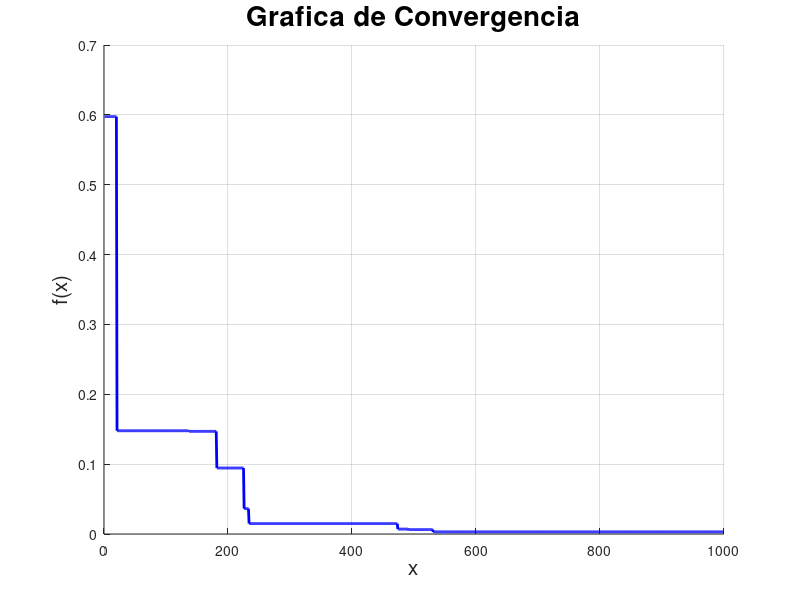
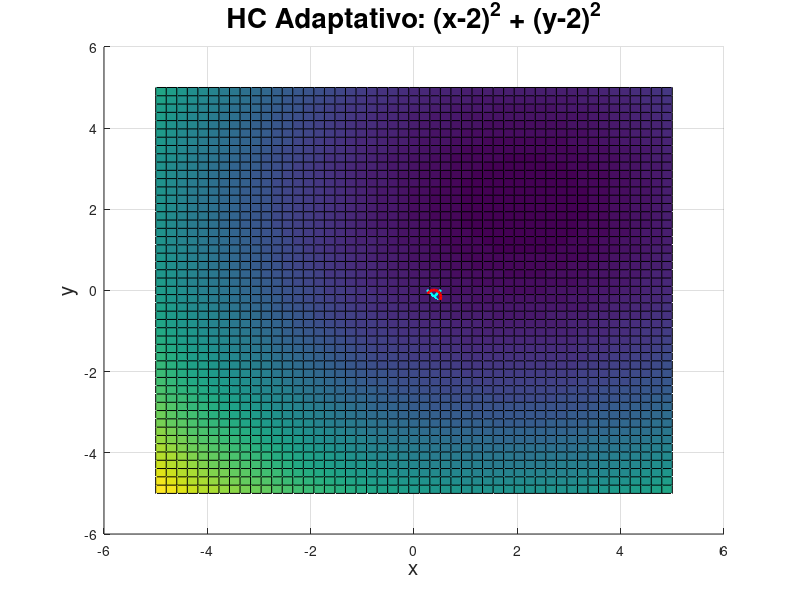
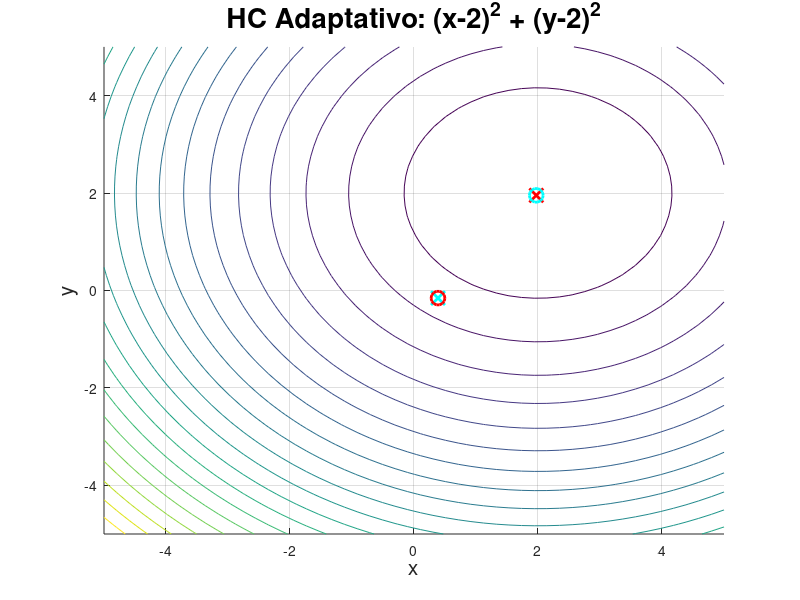

Recreate these plots in MATLAB, in order.
% Ian Munoz Nunez

close all
clear
clc

f = @(x, y) (x - 2).^2 + (y - 2).^2;
xl = [-5 -5]';
xu = [5 5]';

xLim = linspace(-5, 5, 50);
yLim = linspace(-5, 5, 50);

[X, Y] = meshgrid(xLim, yLim);
Z = f(X, Y);

%%%%%%%%%%%%%%%%%%%%%%%%%%%%%%%%%%%%%%%%%%%%%%%%%%%%%%%%%%%%%%%%%%%%%%

G = 1000;
D = 2;
conver = zeros(1, G);

pm = 0.7;
x = xl + (xu - xl) .* rand([D 1]);

for i=1:G
  fx = f(x(1), x(2));
  y = x;

  for j=1:D
    r = rand();
    if r < pm
      y(j) = xl(j) + (xu(j) - xl(j)) * r;
    end
  end

  fy = f(y(1), y(2));
  if fy < fx
    x = y;
  end

  conver(i) = f(x(1), x(2));
end

%%%%%%%%%%%%%%%%%%%%%%%%%%%%%%%%%%%%%%%%%%%%%%%%%%%%%%%%%%%%%%%%%%%%%%

disp('y=')
disp(y)
disp([ 'fy= ' num2str(f(y(1), y(2))) ])
disp('x=')
disp(x)
disp([ 'fx= ' num2str(f(x(1), x(2))) ])

%%%%%%%%%%%%%%%%%%%%%%%%%%%%%%%%%%%%%%%%%%%%%%%%%%%%%%%%%%%%%%%%%%%%%%

figure
hold on
grid on

plot(conver, 'b-', 'LineWidth', 2)

title("Grafica de Convergencia", 'FontSize', 20)
xlabel('x', 'FontSize', 15)
ylabel('f(x)', 'FontSize', 15)

%%%%%%%%%%%%%%%%%%%%%%%%%%%%%%%%%%%%%%%%%%%%%%%%%%%%%%%%%%%%%%%%%%%%%%

figure
hold on
grid on

surf(X, Y, Z)
plot3(x(1), x(2), f(x(1), x(2)), 'rx', 'LineWidth', 2, 'MarkerSize', 10)
plot3(x(1), x(2), f(x(1), x(2)), 'co', 'LineWidth', 2, 'MarkerSize', 10)
plot3(y(1), y(2), f(y(1), y(2)), 'cx', 'LineWidth', 2, 'MarkerSize', 10)
plot3(y(1), y(2), f(y(1), y(2)), 'ro', 'LineWidth', 2, 'MarkerSize', 10)

title("HC Adaptativo: (x-2)^2 + (y-2)^2", 'FontSize', 20)
xlabel('x', 'FontSize', 15)
ylabel('y', 'FontSize', 15)
zlabel('f(x,y)', 'FontSize', 15)

%%%%%%%%%%%%%%%%%%%%%%%%%%%%%%%%%%%%%%%%%%%%%%%%%%%%%%%%%%%%%%%%%%%%%%

figure
hold on
grid on

contour(X, Y, Z, 20)
plot(x(1), x(2), 'rx', 'LineWidth', 2, 'MarkerSize', 10)
plot(x(1), x(2), 'co', 'LineWidth', 2, 'MarkerSize', 10)
plot(y(1), y(2), 'cx', 'LineWidth', 2, 'MarkerSize', 10)
plot(y(1), y(2), 'ro', 'LineWidth', 2, 'MarkerSize', 10)

title("HC Adaptativo: (x-2)^2 + (y-2)^2", 'FontSize', 20)
xlabel('x', 'FontSize', 15)
ylabel('y', 'FontSize', 15)
zlabel('f(x,y)', 'FontSize', 15)

